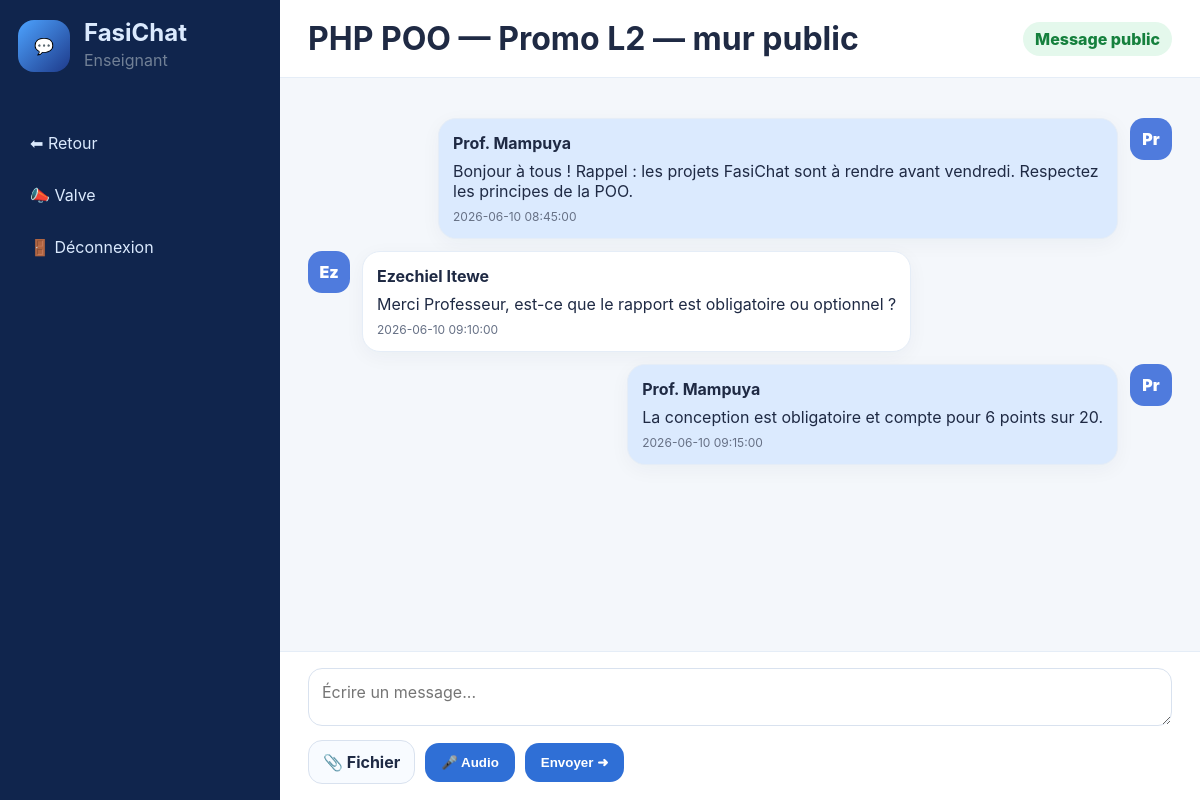
Screenshot of /chat.php (signed in) with the database file from the repository.
### tables this page shows
CREATE TABLE cours(id INT AUTO_INCREMENT PRIMARY KEY, code VARCHAR(50), nom VARCHAR(150) NOT NULL, description TEXT, promotion_id INT, FOREIGN KEY(promotion_id) REFERENCES promotions(id));

CREATE TABLE messages(id INT AUTO_INCREMENT PRIMARY KEY, expediteur_id INT NOT NULL, destinataire_id INT NULL, cours_id INT NULL, type ENUM('prive','public','mur_pedagogique') NOT NULL, contenu TEXT, created_at DATETIME DEFAULT CURRENT_TIMESTAMP, FOREIGN KEY(expediteur_id) REFERENCES users(id), FOREIGN KEY(destinataire_id) REFERENCES users(id), FOREIGN KEY(cours_id) REFERENCES cours(id));

CREATE TABLE users(id INT AUTO_INCREMENT PRIMARY KEY, nom VARCHAR(120) NOT NULL, identifiant VARCHAR(120) UNIQUE NOT NULL, password_hash VARCHAR(255) NOT NULL, role ENUM('etudiant','enseignant','assistant','doyen','vice_doyen','apparitaire') NOT NULL, promotion_id INT NULL, created_at DATETIME DEFAULT CURRENT_TIMESTAMP, FOREIGN KEY(promotion_id) REFERENCES promotions(id));

### app/classes/Session.php (called while the page is built, shortened)
<?php
final class Session {
    public static function user(): ?array { self::demarrer(); return $_SESSION['user'] ?? null; }
    public static function requireLogin(): array { $u=self::user(); if(!$u){ header('Location: login.php'); exit; } return $u; }
}

### app/helpers.php (called while the page is built, shortened)
<?php
function h(?string $s): string { return htmlspecialchars((string)$s, ENT_QUOTES, 'UTF-8'); }
function current_user(): array { return Session::requireLogin(); }
function role_label(string $r): string { return ['etudiant'=>'Étudiant','enseignant'=>'Enseignant','assistant'=>'Assistant','doyen'=>'Doyen','vice_doyen'=>'Vice-Doyen','apparitaire'=>'Apparitaire'][$r] ?? $r; }

### chat.php (the view, shortened to what this page needs)
<?php
require_once __DIR__.'/app/classes/BaseDeDonnees.php'; require_once __DIR__.'/app/classes/Session.php'; require_once __DIR__.'/app/helpers.php';
$u=current_user(); $db=db(); $type=$_GET['type'] ?? 'public'; $coursId=(int)($_GET['cours_id'] ?? 1); $otherId=(int)($_GET['user_id'] ?? 0); $title='Conversation'; $messages=[];
if($type==='prive' && $otherId){ $other=$db->prepare('SELECT * FROM users WHERE id=?'); $other->execute([$otherId]); $other=$other->fetch(); if(!$other){die('Contact introuvable');} $title='Privé avec '.$other['nom']; $st=$db->prepare('SELECT m.*, u.nom auteur, f.url,f.nom_original,f.type ftype,f.taille FROM messages m JOIN users u ON u.id=m.expediteur_id LEFT JOIN fichiers f ON f.message_id=m.id WHERE m.type="prive" AND ((m.expediteur_id=? AND m.destinataire_id=?) OR (m.expediteur_id=? AND m.destinataire_id=?)) ORDER BY m.created_at'); $st->execute([$u['id'],$otherId,$otherId,$u['id']]); $messages=$st->fetchAll(); }
else { $cours=$db->prepare('SELECT * FROM cours WHERE id=?'); $cours->execute([$coursId]); $cours=$cours->fetch(); $title=$cours ? $cours['nom'].' — mur public' : 'Mur public'; $st=$db->prepare('SELECT m.*, u.nom auteur, f.url,f.nom_original,f.type ftype,f.taille FROM messages m JOIN users u ON u.id=m.expediteur_id LEFT JOIN fichiers f ON f.message_id=m.id WHERE m.cours_id=? AND m.type IN ("public","mur_pedagogique") ORDER BY m.created_at'); $st->execute([$coursId]); $messages=$st->fetchAll(); }
?>
<!doctype html><html lang="fr"><head><meta charset="utf-8"><meta name="viewport" content="width=device-width,initial-scale=1"><title><?=h($title)?></title><link rel="stylesheet" href="assets/css/style.css"></head><body><aside class="sidebar"><div class="brand small"><div class="logo">💬</div><div><h2>FasiChat</h2><p><?=h(role_label($u['role']))?></p></div></div><nav><a href="dashboard.php">⬅ Retour</a><a href="valve.php">📣 Valve</a><a href="logout.php">🚪 Déconnexion</a></nav></aside>
<main class="chat"><header class="chat-head"><h1><?=h($title)?></h1><span class="pill"><?= $type==='prive'?'Message privé':'Message public' ?></span></header><section id="messages" class="messages">
<?php foreach($messages as $m): $mine=$m['expediteur_id']==$u['id']; ?><div class="msg <?=$mine?'mine':''?>"><div class="avatar"><?=h(mb_substr($m['auteur'],0,2))?></div><div class="bubble"><b><?=h($m['auteur'])?></b><?php if($m['contenu']): ?><p><?=nl2br(h($m['contenu']))?></p><?php endif; ?><time><?=h($m['created_at'])?></time></div></div><?php endforeach; ?></section>
<form class="composer" id="msgForm" enctype="multipart/form-data"><textarea name="contenu" placeholder="Écrire un message..."></textarea><div class="tools"><label>📎 Fichier</label><button type="button" id="audioBtn">🎤 Audio</button><button>Envoyer ➜</button></div></form></main></body></html>

### assets/css/style.css (style rules this page uses)
* { box-sizing:border-box }
body { margin:0;font-family:-apple-system,BlinkMacSystemFont,'Segoe UI',Arial,sans-serif;background:#f4f7fb;color:#1f2a44 }
.brand { display:flex;gap:14px;align-items:center;margin-bottom:20px }
.brand.small { padding:18px }
.logo { width:52px;height:52px;border-radius:16px;background:linear-gradient(135deg,#4da3ff,#1e3a8a);display:grid;place-items:center;color:#fff }
.brand h1,.brand h2 { margin:0 }
.brand p { margin:3px 0;color:#718096 }
label { display:block;margin:12px 0 6px;font-weight:700 }
input,textarea,select { width:100%;border:1px solid #d9e2ef;border-radius:14px;padding:13px;background:#fff;font:inherit }
textarea { min-height:90px }
button,.btn { border:0;background:#2f6fd6;color:#fff;border-radius:14px;padding:12px 16px;font-weight:800;cursor:pointer;text-decoration:none;display:inline-block }
.sidebar { position:fixed;inset:0 auto 0 0;width:280px;background:#10254d;color:#dbeafe;display:flex;flex-direction:column }
.sidebar nav { display:grid;gap:8px;padding:10px 16px }
.sidebar a { color:#dbeafe;text-decoration:none;padding:12px 14px;border-radius:14px }
.pill { display:inline-block;background:#e4f8ec;color:#15803d;border-radius:99px;padding:7px 12px;font-weight:800 }
.chat { margin-left:280px;min-height:100vh;display:flex;flex-direction:column }
.chat-head { height:78px;background:#fff;border-bottom:1px solid #e5edf7;display:flex;align-items:center;justify-content:space-between;padding:0 28px }
.messages { flex:1;padding:28px;overflow:auto }
.msg { display:flex;gap:12px;margin:12px 0 }
.msg.mine { justify-content:flex-end }
.avatar { width:42px;height:42px;border-radius:14px;background:#4f7bdd;color:#fff;display:grid;place-items:center;font-weight:900;flex:none }
.mine .avatar { order:2 }
.bubble { max-width:680px;background:#fff;border:1px solid #e5edf7;border-radius:18px;padding:14px;box-shadow:0 5px 20px #10254d0b }
.mine .bubble { background:#dbeafe }
.bubble p { margin:8px 0 }
.bubble time { display:block;color:#667085;font-size:12px;margin-top:8px }
.composer { background:#fff;border-top:1px solid #e5edf7;padding:16px 28px }
.composer textarea { height:58px;min-height:58px }
.tools { display:flex;gap:10px;align-items:center;margin-top:10px }
.tools label { margin:0;border:1px solid #d9e2ef;border-radius:14px;padding:11px 14px;cursor:pointer;background:#f8fbff }

### rows the page displays
cours: nom "PHP POO — Promo L2 — mur public"
messages: expediteur.nom "Pr", expediteur.nom "Prof. Mampuya", contenu "Bonjour à tous ! Rappel : les projets FasiChat sont à rendre avant vendredi. Respectez les principes de la POO.", created_at "2026-06-10 08:45:00"
messages: expediteur.nom "Ez", expediteur.nom "Ezechiel Itewe", contenu "Merci Professeur, est-ce que le rapport est obligatoire ou optionnel ?", created_at "2026-06-10 09:10:00"
messages: expediteur.nom "Pr", expediteur.nom "Prof. Mampuya", contenu "La conception est obligatoire et compte pour 6 points sur 20.", created_at "2026-06-10 09:15:00"

### other values shown
role_label($u['role']) "Enseignant"
